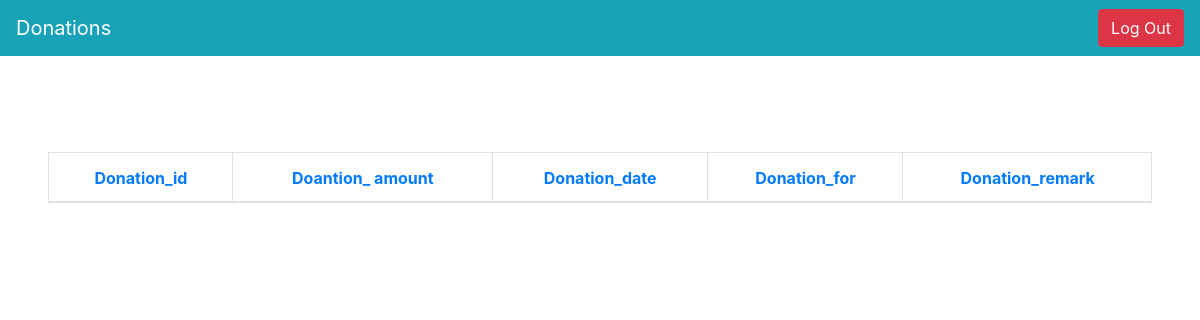
The app's page /admin/donation/index.php, older data.
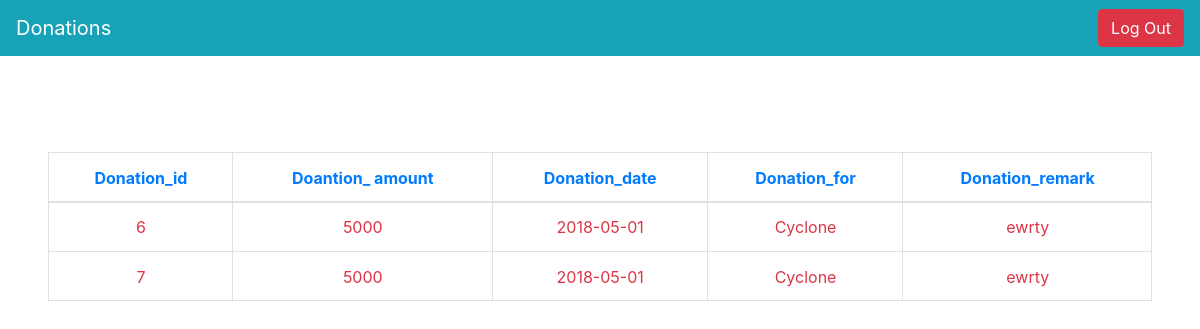
The same page, newer data.
### tables this page shows
CREATE TABLE `donation` (
  `donation_id` int(11) NOT NULL,
  `amount` int(11) NOT NULL,
  `date` date NOT NULL,
  `compaign` varchar(255) NOT NULL,
  `note` varchar(255) NOT NULL
);

### admin/donation/index.php (the view, shortened to what this page needs)
<?php include "../../includes/db.php"?>
<!DOCTYPE html>
 <html lang="en" dir="ltr">
   <head>
     <link rel="stylesheet" href="../../extras/bootstrap.min.css">
     <link rel="stylesheet" href="../../extras/animate.min.css">
   </head>
   <body>
     <nav class="navbar navbar-expand-md bg-info navbar-dark">
       <a class="navbar-brand" href="#">Donations</a>
       <div class="collapse navbar-collapse" id="collapsibleNavbar">
        <ul class="navbar-nav text-center ml-auto">
          <li class="nav-item"><a href="../" class="btn btn-danger">Log Out</a></li>
        </ul>
       </div>
     </nav>
     <div class="table-responsive-md mt-5 p-5">
         <table class="table table-bordered text-center">
             <thead>
                 <tr class="animated bounceIn text-primary">
                     <th>
                         Donation_id
                     </th>
                     <th>
                         Doantion_ amount
                     </th>
                     <th>
                         Donation_date
                     </th>
                     <th>
                         Donation_for
                     </th>
                     <th>
                         Donation_remark
                     </th>
                 </tr>
             </thead>
             <tbody>
                 <?php
                 $select=mysqli_query($connection,"SELECT * FROM `donation`");
                 while($row=mysqli_fetch_assoc($select))
                 {
                     $id=$row['donation_id'];
                     $amount=$row['amount'];
                     $date=$row['date'];
                     $compaign=$row['compaign'];
                     $remark=$row['note'];
                 ?>
                 <tr class="animated bounceIn text-danger">
                     <td>
                         <?php echo $id ?>
                     </td>
                     <td>
                          <?php echo $amount ?>
                     </td>
                     <td>
                          <?php echo $date ?>
                     </td>
                     <td>
                          <?php echo $compaign ?>
                     </td>
                     <td>
                          <?php echo $remark ?>
                     </td>
                 </tr>
                 <?php } ?>
             </tbody>
         </table>
     </div>
  </body>
</html>

Row changes from the older to the newer data that the page shows:
added donation: donation_id "6", amount "5000", date "2018-05-01", compaign "Cyclone", note "ewrty"
added donation: donation_id "7", amount "5000", date "2018-05-01", compaign "Cyclone", note "ewrty"
